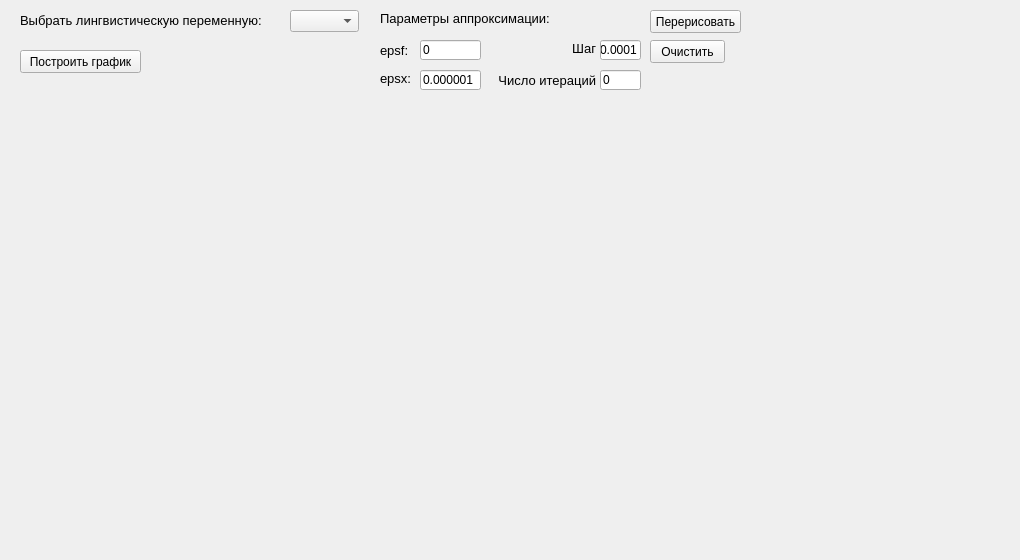
       <widget class="QWidget" name="tab_3">
        <attribute name="title">
         <string>Функции принадлежности</string>
        </attribute>
        <widget class="QWidget" name="plotWidget" native="true">
         <property name="geometry">
          <rect>
           <x>10</x>
           <y>90</y>
           <width>1001</width>
           <height>461</height>
          </rect>
         </property>
        </widget>
        <widget class="QPushButton" name="makePlotButton">
         <property name="geometry">
          <rect>
           <x>20</x>
           <y>50</y>
           <width>121</width>
           <height>23</height>
          </rect>
         </property>
         <property name="text">
          <string>Построить график</string>
         </property>
        </widget>
        <widget class="QPushButton" name="lvarPlotButton">
         <property name="geometry">
          <rect>
           <x>650</x>
           <y>10</y>
           <width>91</width>
           <height>23</height>
          </rect>
         </property>
         <property name="text">
          <string>Перерисовать</string>
         </property>
        </widget>
        <widget class="QComboBox" name="plotNamesCombo">
         <property name="geometry">
          <rect>
           <x>290</x>
           <y>10</y>
           <width>69</width>
           <height>22</height>
          </rect>
         </property>
        </widget>
        <widget class="QLabel" name="label_11">
         <property name="geometry">
          <rect>
           <x>20</x>
           <y>10</y>
           <width>261</width>
           <height>21</height>
          </rect>
         </property>
         <property name="font">
          <font>
           <pointsize>10</pointsize>
          </font>
         </property>
         <property name="text">
          <string>Выбрать лингвистическую переменную:</string>
         </property>
        </widget>
        <widget class="QPushButton" name="clearPlotButton">
         <property name="geometry">
          <rect>
           <x>650</x>
           <y>40</y>
           <width>75</width>
           <height>23</height>
          </rect>
         </property>
         <property name="text">
          <string>Очистить</string>
         </property>
        </widget>
        <widget class="QLabel" name="label_12">
         <property name="geometry">
          <rect>
           <x>380</x>
           <y>10</y>
           <width>171</width>
           <height>16</height>
          </rect>
         </property>
         <property name="font">
          <font>
           <pointsize>10</pointsize>
          </font>
         </property>
         <property name="text">
          <string>Параметры аппроксимации:</string>
         </property>
        </widget>
        <widget class="QLabel" name="label_13">
         <property name="geometry">
          <rect>
           <x>550</x>
           <y>40</y>
           <width>46</width>
           <height>16</height>
          </rect>
         </property>
         <property name="font">
          <font>
           <pointsize>10</pointsize>
          </font>
         </property>
         <property name="text">
          <string>Шаг</string>
         </property>
         <property name="alignment">
          <set>Qt::AlignRight|Qt::AlignTrailing|Qt::AlignVCenter</set>
         </property>
        </widget>
        <widget class="QLineEdit" name="diffstepEdit">
         <property name="geometry">
          <rect>
           <x>600</x>
           <y>40</y>
           <width>41</width>
           <height>20</height>
          </rect>
         </property>
         <property name="text">
          <string>0.0001</string>
         </property>
        </widget>
        <widget class="QLabel" name="label_14">
         <property name="geometry">
          <rect>
           <x>380</x>
           <y>40</y>
           <width>31</width>
           <height>20</height>
          </rect>
         </property>
         <property name="font">
          <font>
           <pointsize>10</pointsize>
          </font>
         </property>
         <property name="text">
          <string>epsf:</string>
         </property>
        </widget>
        <widget class="QLineEdit" name="epsfEdit">
         <property name="geometry">
          <rect>
           <x>420</x>
           <y>40</y>
           <width>61</width>
           <height>20</height>
          </rect>
         </property>
         <property name="text">
          <string>0</string>
         </property>
        </widget>
        <widget class="QLabel" name="label_15">
         <property name="geometry">
          <rect>
           <x>380</x>
           <y>70</y>
           <width>31</width>
           <height>16</height>
          </rect>
         </property>
         <property name="font">
          <font>
           <pointsize>10</pointsize>
          </font>
         </property>
         <property name="text">
          <string>epsx:</string>
         </property>
        </widget>
        <widget class="QLineEdit" name="epsxEdit">
         <property name="geometry">
          <rect>
           <x>420</x>
           <y>70</y>
           <width>61</width>
           <height>20</height>
          </rect>
         </property>
         <property name="text">
          <string>0.000001</string>
         </property>
        </widget>
        <widget class="QLabel" name="label_16">
         <property name="geometry">
          <rect>
           <x>495</x>
           <y>70</y>
           <width>101</width>
           <height>20</height>
          </rect>
         </property>
         <property name="font">
          <font>
           <pointsize>10</pointsize>
          </font>
         </property>
         <property name="text">
          <string>Число итераций</string>
         </property>
         <property name="alignment">
          <set>Qt::AlignRight|Qt::AlignTrailing|Qt::AlignVCenter</set>
         </property>
        </widget>
        <widget class="QLineEdit" name="maxitsEdit">
         <property name="geometry">
          <rect>
           <x>600</x>
           <y>70</y>
           <width>41</width>
           <height>20</height>
          </rect>
         </property>
         <property name="text">
          <string>0</string>
         </property>
        </widget>
       </widget>
